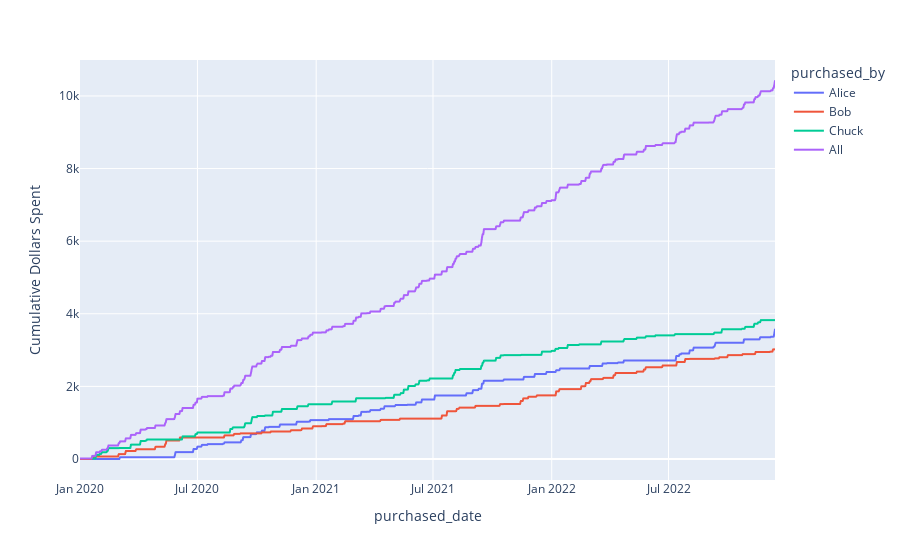

Here is the notebook cell this chart was saved with:
### Markdown cell above
Seems like it's undoing a lot of work we've already done, but this Long Format is generally easier for plotting software to work with.

In this case we keep `purchased_date` as a column (not index), get a value column called `value`, and a column we can use for trend highlighting which is `purchased_by`

After that, plotly express provides the easiest (but not most performant) visualizations in my experience

### Code cell
import plotly.express as px
from IPython.display import HTML
line_chart = px.line(
    prepped_cumulative,
    x="purchased_date",
    y="value",
    color="purchased_by",
    labels={"value": "Cumulative Dollars Spent"},
)
line_chart.show()

### Figure 1 — Plotly figure (JSON) as saved in the notebook; plotly's stock layout.template omitted (floating-point values rounded to 4 significant figures; data arrays with more than 128 entries replaced by an {"elided": "..."} marker saying what was removed)
{"data": [{"hovertemplate": "purchased_by=Alice<br>purchased_date=%{x}<br>Cumulative Dollars Spent=%{y}<extra></extra>", "legendgroup": "Alice", "line": {"color": "#636efa", "dash": "solid"}, "marker": {"symbol": "circle"}, "mode": "lines", "name": "Alice", "showlegend": true, "type": "scattergl", "x": {"elided": "1078 str values"}, "xaxis": "x", "y": {"elided": "1078 float values"}, "yaxis": "y"}, {"hovertemplate": "purchased_by=Bob<br>purchased_date=%{x}<br>Cumulative Dollars Spent=%{y}<extra></extra>", "legendgroup": "Bob", "line": {"color": "#EF553B", "dash": "solid"}, "marker": {"symbol": "circle"}, "mode": "lines", "name": "Bob", "showlegend": true, "type": "scattergl", "x": {"elided": "1078 str values"}, "xaxis": "x", "y": {"elided": "1078 float values"}, "yaxis": "y"}, {"hovertemplate": "purchased_by=Chuck<br>purchased_date=%{x}<br>Cumulative Dollars Spent=%{y}<extra></extra>", "legendgroup": "Chuck", "line": {"color": "#00cc96", "dash": "solid"}, "marker": {"symbol": "circle"}, "mode": "lines", "name": "Chuck", "showlegend": true, "type": "scattergl", "x": {"elided": "1078 str values"}, "xaxis": "x", "y": {"elided": "1078 float values"}, "yaxis": "y"}, {"hovertemplate": "purchased_by=All<br>purchased_date=%{x}<br>Cumulative Dollars Spent=%{y}<extra></extra>", "legendgroup": "All", "line": {"color": "#ab63fa", "dash": "solid"}, "marker": {"symbol": "circle"}, "mode": "lines", "name": "All", "showlegend": true, "type": "scattergl", "x": {"elided": "1078 str values"}, "xaxis": "x", "y": {"elided": "1078 float values"}, "yaxis": "y"}], "layout": {"legend": {"title": {"text": "purchased_by"}, "tracegroupgap": 0}, "margin": {"t": 60}, "xaxis": {"anchor": "y", "domain": [0, 1], "title": {"text": "purchased_date"}}, "yaxis": {"anchor": "x", "domain": [0, 1], "title": {"text": "Cumulative Dollars Spent"}}}}
